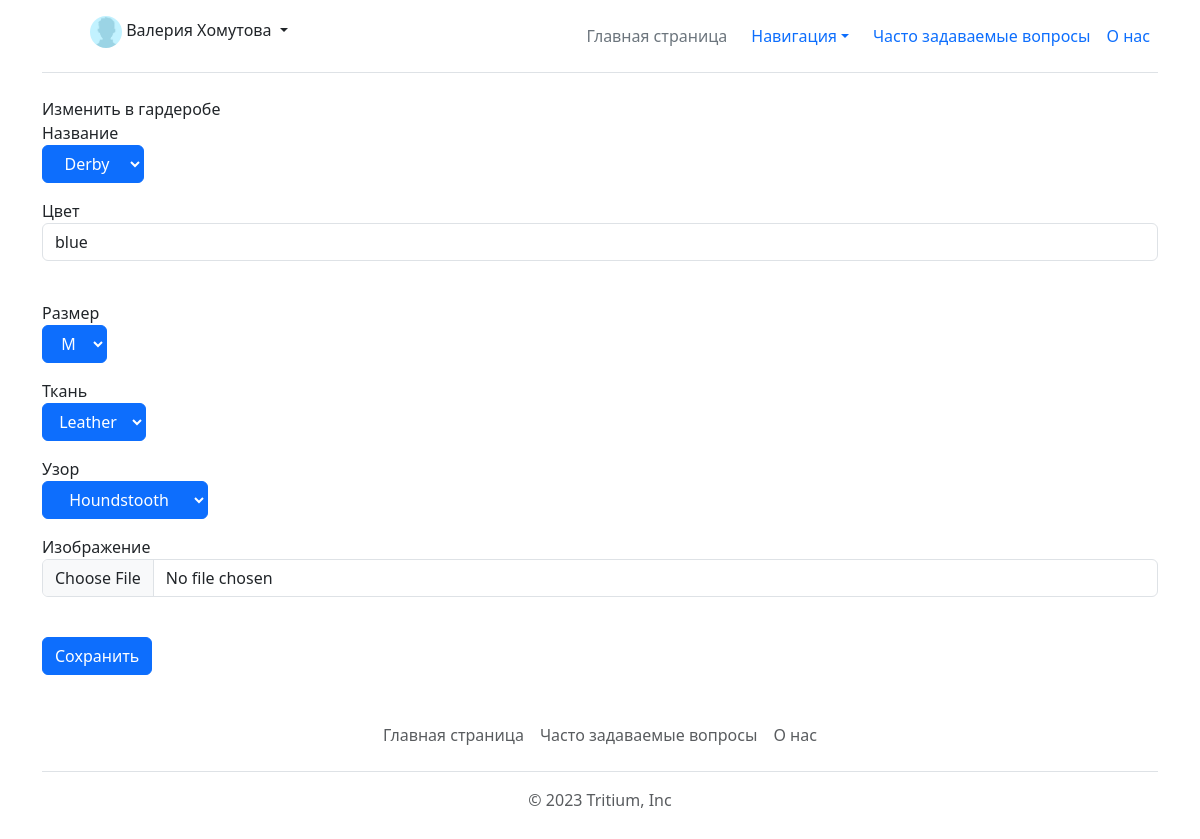
Page /wardrobe/edit/36 (signed in) on the committed database.
### data/models/user.py (models this page shows, shortened)
class User(SqlAlchemyBase, UserMixin, SerializerMixin):
    __tablename__ = 'users'
    id = sqlalchemy.Column(sqlalchemy.Integer,
                           primary_key=True, autoincrement=True)
    name = sqlalchemy.Column(sqlalchemy.String, nullable=True)
    email = sqlalchemy.Column(sqlalchemy.String, unique=True, nullable=False)
    hashed_password = sqlalchemy.Column(sqlalchemy.String, nullable=False)
    access = sqlalchemy.Column(sqlalchemy.Integer, nullable=True, default=1)
    deleted = sqlalchemy.Column(sqlalchemy.Boolean, default=0)

### data/models/main_tables.py (models this page shows)
class Boots(SqlAlchemyBase, SerializerMixin):
    __tablename__ = 'Boots'
    id = sqlalchemy.Column(sqlalchemy.Integer,
                           primary_key=True, autoincrement=True)
    name = sqlalchemy.Column(sqlalchemy.String, nullable=True)
    season = sqlalchemy.Column(sqlalchemy.Integer, sqlalchemy.ForeignKey("Seasons.id"), nullable=True)
    origin = sqlalchemy.Column(sqlalchemy.Integer, sqlalchemy.ForeignKey("Countries.id"), nullable=True)
    appearance_year = sqlalchemy.Column(sqlalchemy.Integer, nullable=True)
    popularity_start = sqlalchemy.Column(sqlalchemy.Integer, nullable=True)
    popularity_end = sqlalchemy.Column(sqlalchemy.Integer, nullable=True)
    heel = sqlalchemy.Column(sqlalchemy.Integer, sqlalchemy.ForeignKey("Heels.id"), nullable=True)
    clasp = sqlalchemy.Column(sqlalchemy.Integer, sqlalchemy.ForeignKey("Clasps.id"), nullable=True)
    features = sqlalchemy.Column(sqlalchemy.String, nullable=True)
    picture = sqlalchemy.Column(sqlalchemy.String, nullable=True)
    deleted = sqlalchemy.Column(sqlalchemy.Integer, nullable=True, default=0)

### data/models/wardrobe.py (models this page shows)
class Wardrobe(SqlAlchemyBase, SerializerMixin):
    __tablename__ = 'Wardrobe'
    id = sqlalchemy.Column(sqlalchemy.Integer,
                           primary_key=True, autoincrement=True)
    type_ = sqlalchemy.Column(sqlalchemy.Integer, sqlalchemy.ForeignKey("Types.id"), nullable=True)
    owner = sqlalchemy.Column(sqlalchemy.Integer, sqlalchemy.ForeignKey("users.id"), nullable=True)
    name = sqlalchemy.Column(sqlalchemy.Integer, nullable=True)
    color = sqlalchemy.Column(sqlalchemy.String, nullable=True)
    size = sqlalchemy.Column(sqlalchemy.Integer, sqlalchemy.ForeignKey("Sizes.id"), nullable=True)
    fabric = sqlalchemy.Column(sqlalchemy.Integer, sqlalchemy.ForeignKey("Fabrics.id"), nullable=True)
    pattern = sqlalchemy.Column(sqlalchemy.Integer, sqlalchemy.ForeignKey("Patterns.id"), nullable=True)
    picture = sqlalchemy.Column(sqlalchemy.String, nullable=True)
    deleted = sqlalchemy.Column(sqlalchemy.Integer, nullable=True, default=0)

### main.py (the view, shortened to what this page needs)
@app.route("/wardrobe/edit/<int:id_>", methods=['GET', 'POST'])
@login_required
def wardrobe_edit(id_):
    db_sess = db_session.create_session()
    old_obj = db_sess.get(Wardrobe, id_)
    if not old_obj:
        abort(404)
    if not current_user.is_authenticated or (current_user.id != old_obj.owner and current_user.access != 3):
        abort(403)
    table = TABLES_CLASSES[db_sess.get(Types, old_obj.type_).name]
    old = {"name": db_sess.get(table, old_obj.name).name if db_sess.get(table, old_obj.name) else "",
           "size": db_sess.get(Sizes, old_obj.size).name if db_sess.get(Sizes, old_obj.size) else "",
           "fabric": db_sess.get(Fabrics, old_obj.fabric).name if db_sess.get(Fabrics, old_obj.fabric) else "",
           "pattern": db_sess.get(Patterns, old_obj.pattern).name if db_sess.get(Patterns, old_obj.pattern) else "",
           "color": old_obj.color}
    names_opt = [i.name for i in db_sess.query(table).filter(table.deleted == 0).all()]
    size_opt = [i.name for i in db_sess.query(Sizes).filter(Sizes.deleted == 0).all()]
    fabric_opt = [i.name for i in db_sess.query(Fabrics).filter(Fabrics.deleted == 0).all()]
    pattern_opt = [i.name for i in db_sess.query(Patterns).filter(Patterns.deleted == 0).all()]
    form = WardrobeForm()
    form.name.choices = names_opt
    form.size.choices = size_opt
    form.fabric.choices = fabric_opt
    form.pattern.choices = pattern_opt
    form.name.default = old["name"]
    form.size.default = old["size"]
    form.fabric.default = old["fabric"]
    form.pattern.default = old["pattern"]
    form.color.default = old["color"]
    form.process()
    return render_template("wardrobe_edit.html", form=form, title="Изменить в гардеробе", old=old)

### data/forms/wardrobe_form.py
class WardrobeForm(FlaskForm):
    name = SelectField("Название")
    color = StringField("Цвет")
    size = SelectField("Размер")
    fabric = SelectField("Ткань")
    pattern = SelectField("Узор")
    picture = FileField("Изображение")
    submit = SubmitField('Сохранить')

### data/models/db_session.py (called while the page is built)
def create_session() -> Session:
    global __factory
    return __factory()

### main.py (called while the page is built)
@login_manager.user_loader
def load_user(user_id):
    db_sess = db_session.create_session()
    return db_sess.query(User).get(user_id)

### templates/wardrobe_edit.html (shortened to what this page needs)
{% extends "base.html" %}
{% block content %}
{{ title}}
<form action="" method="post" novalidate enctype="multipart/form-data">
    <p>
        {{ form.name.label }}<br>
        {{ form.name(class="btn btn-primary dropdown-toggle") }}<br>
    </p>
    <p>
        {{ form.color.label }}<br>
        {{ form.color(class="form-control") }}<br>
    </p>
    <p>
        {{ form.size.label }}<br>
        {{ form.size(class="btn btn-primary dropdown-toggle") }}<br>
    </p>
    <p>
        {{ form.fabric.label }}<br>
        {{ form.fabric(class="btn btn-primary dropdown-toggle") }}<br>
    </p>
    <p>
        {{ form.pattern.label }}<br>
        {{ form.pattern(class="btn btn-primary dropdown-toggle") }}<br>
    </p>
    <p>
        {{ form.picture.label }}<br>
        {{ form.picture(class="form-control") }}<br>
    </p>
    <p>{{ form.submit(type="submit", class="btn btn-primary") }}</p>
</form>
{% endblock %}

### templates/base.html (shortened to what this page needs)
<!DOCTYPE html>
<html lang="en">
<head>
    <link href="https://cdn.jsdelivr.net/npm/bootstrap@5.3.0-alpha3/dist/css/bootstrap.min.css" rel="stylesheet"
>
</head>
<body>
<div class="container">
    <header class="d-flex flex-wrap align-items-center justify-content-center justify-content-md-between py-3 mb-4 border-bottom">
        <div class="col-md-3 mb-2 mb-md-0">
            <a href="/" class="d-inline-flex link-body-emphasis text-decoration-none">
                <svg class="bi" width="40" height="32" role="img" aria-label="Bootstrap">
                    <use xlink:href="#bootstrap"></use>
                </svg>
            </a>
        </div>
        <ul class="nav col-12 col-md-auto mb-2 justify-content-center mb-md-0">
            {% if current_user.is_authenticated %}
            <div style="position:absolute;left:90px" class="flex-shrink-0 dropdown">
                <a class="d-block link-dark text-decoration-none dropdown-toggle" data-bs-toggle="dropdown"
                   aria-expanded="false">
                    <img src="/static/img/pfp/base_png.jpg" alt="mdo" width="32" height="32" class="rounded-circle"> {{ current_user.name }}
                </a>
            </div>
            {%endif %}
            <li><a href="/main" class="nav-link px-2 link-secondary">Главная страница</a></li>
            <li class="nav-item dropdown">
                <nav class="">
                    <a class="nav-link dropdown-toggle" href="#" data-bs-toggle="dropdown" aria-expanded="false">Навигация</a>
                </nav>
            </li>
            <li><a href="/faq" class="nav-link px-2">Часто задаваемые вопросы</a></li>
            <li><a href="#" class="nav-link px-2">О нас</a></li>
        </ul>
    </header>
</div>
<main role="main" class="container">
{% block content %}{% endblock %}
</main>
<div class="container">
    <footer class="py-3 my-4">
        <ul class="nav justify-content-center border-bottom pb-3 mb-3">
            <li class="nav-item"><a href="/main" class="nav-link px-2 text-body-secondary">Главная страница</a></li>
            <li class="nav-item"><a href="/faq" class="nav-link px-2 text-body-secondary">Часто задаваемые вопросы</a></li>
            <li class="nav-item"><a href="#" class="nav-link px-2 text-body-secondary">О нас</a></li>
        </ul>
        <p class="text-center text-body-secondary">© 2023 Tritium, Inc</p>
    </footer>
</div>
</body>
</html>

### rows in the picture
User: name "Валерия Хомутова"
Boots: name "Derby"
Wardrobe: color "blue", size "M", fabric "Leather", pattern "Houndstooth"

### other values in the picture
{{ title }} "Изменить в гардеробе"
